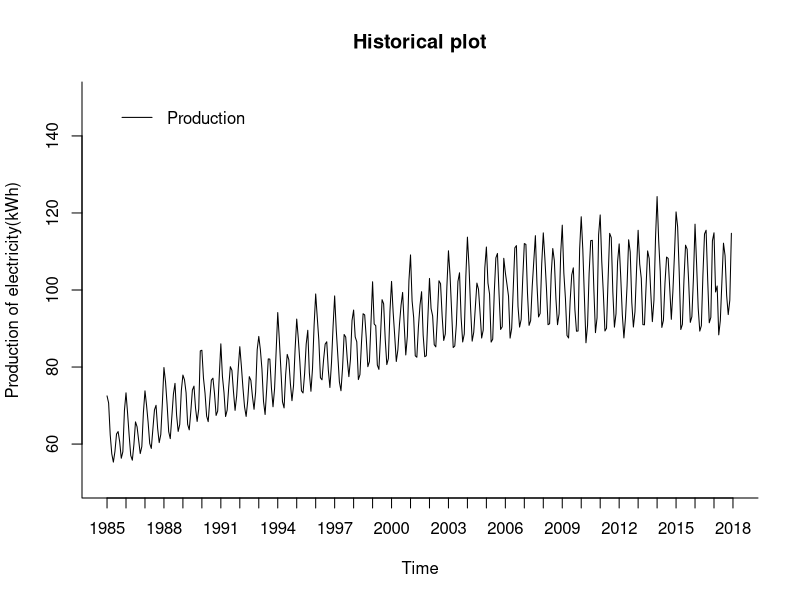
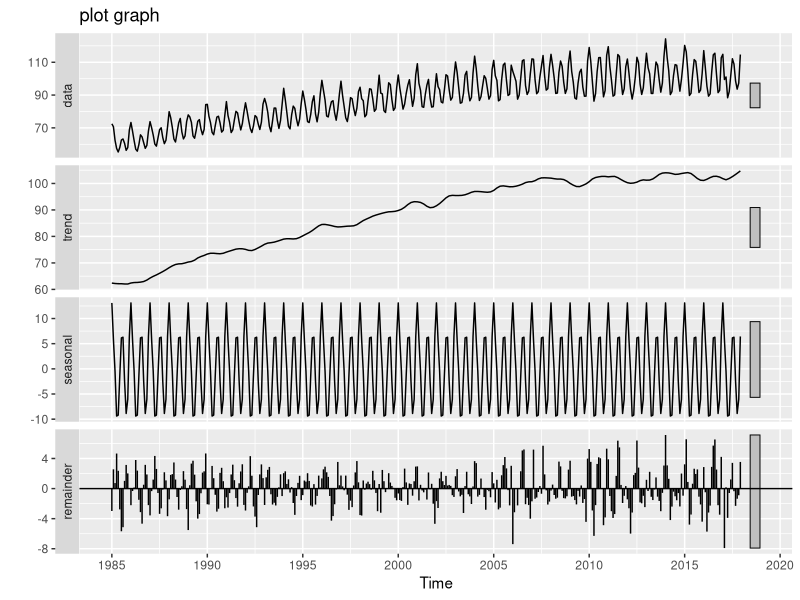
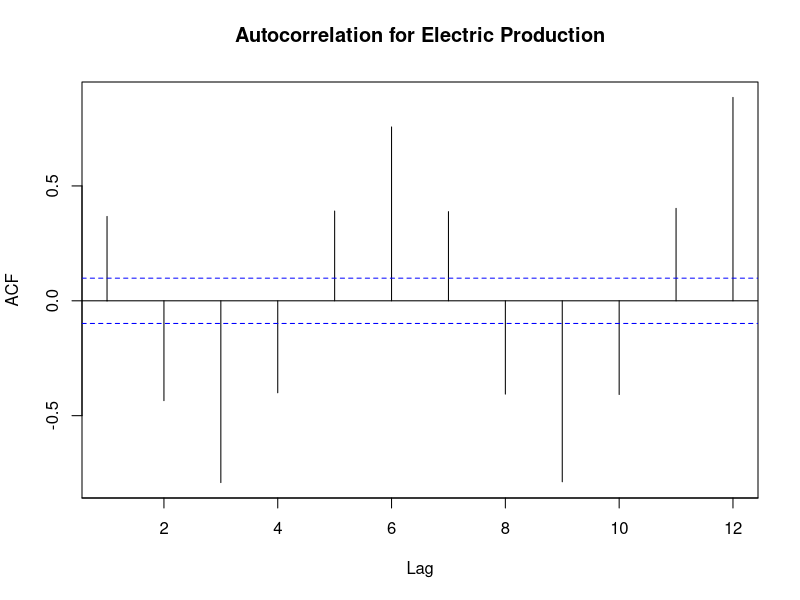
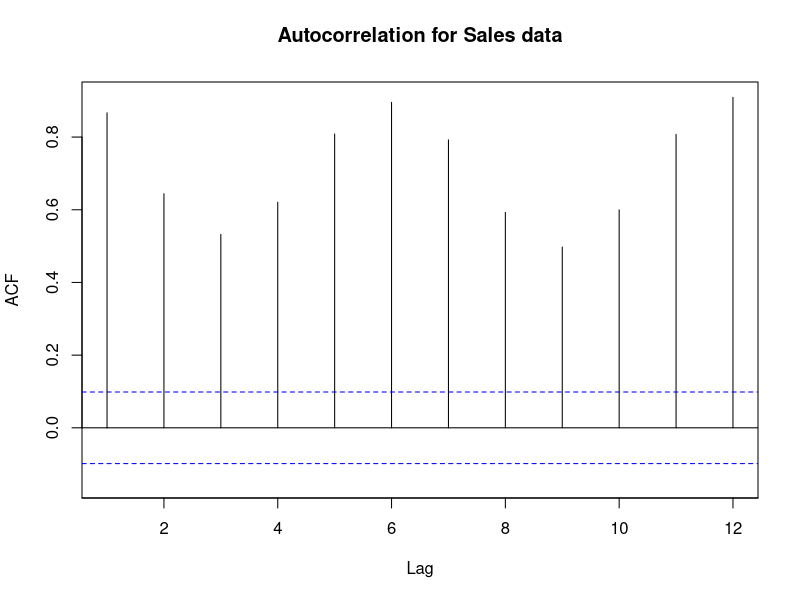
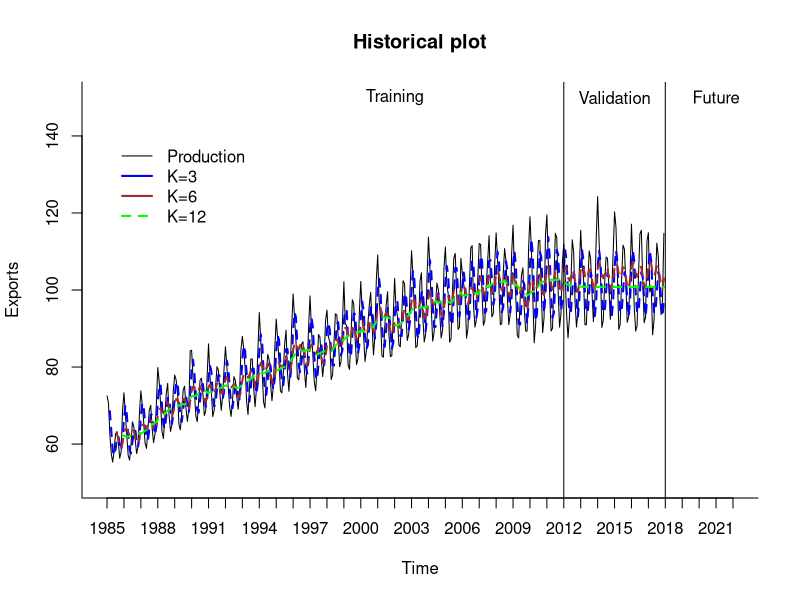
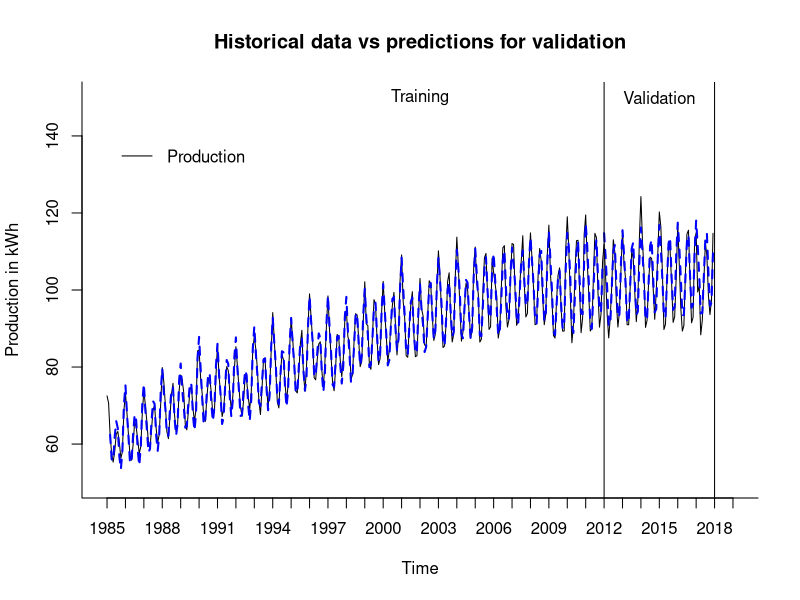
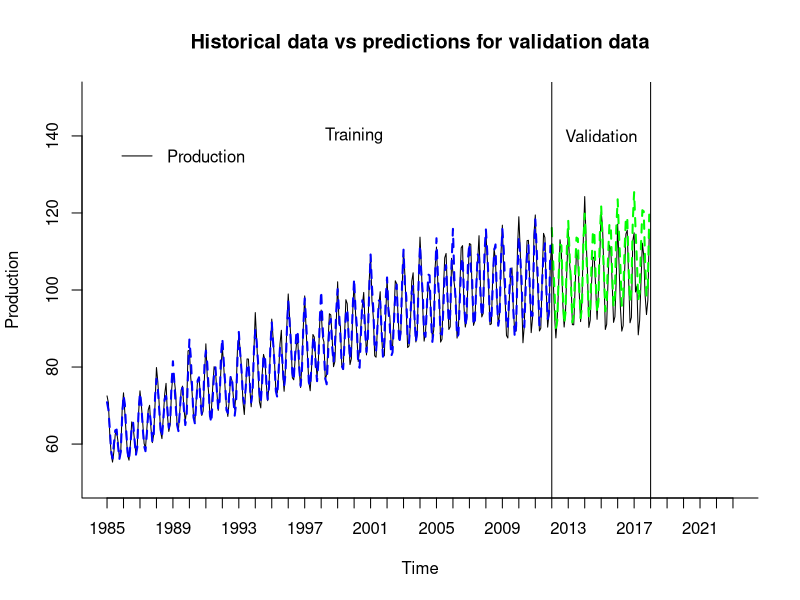
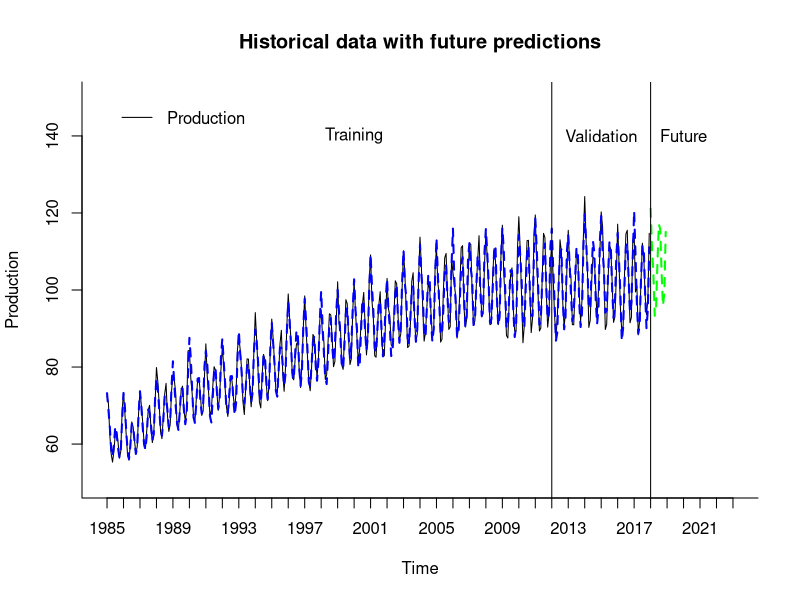

R code for these plots, in order:
library(forecast)
library(zoo)

setwd("C:/Users/STSC/Desktop/BAN 673/project")


# Importing the dataset and looking into the data
electric.data <- read.csv('Electric_Production.csv')
head(electric.data)

#using ts() function converting the csv to timeseries data

electric.data.ts <- ts(electric.data$Value,
                       start=c(1985,1), end=c(2017,12),freq=12)
head(electric.data.ts)
length(electric.data.ts)

##### historical Plot
plot(electric.data.ts, 
     xlab = "Time", ylab = "Production of electricity(kWh)", xaxt = "n",
     ylim = c(50, 150), bty = "l",
     xlim = c(1985, 2018), main = "Historical plot") 
axis(1, at = seq(1985, 2018, 1), labels = format(seq(1985, 2018, 1)))
legend(1985,150, legend = c("Production"), col = c("black"), lty = c(1),
       lwd = c(1), bty = "n")

# Treand, Seasonality and Level plot
electric.st1 <- stl(electric.data.ts, s.window = 'periodic')
autoplot(electric.st1, main = "plot graph")


############## predictability

#### approach 1 -Arima-AR(1)

electric.predictability.ar1<- Arima(electric.data.ts, order = c(1,0,0))
summary(electric.predictability.ar1)

ar1 <- 0.8734
s.e. <- 0.0245
null_mean <- 1
alpha <- 0.05
z.stat <- (ar1-null_mean)/s.e.
z.stat
p.value <- pnorm(z.stat)
p.value
if (p.value<alpha) {
  "Reject null hypothesis"
} else {
  "Accept null hypothesis"
}
###### approach 2 fpr predcitability

first.diff.data <- diff(electric.data.ts, lag = 1)
first.diff.data

Acf(first.diff.data, lag.max = 12, 
    main = "Autocorrelation for Electric Production")

########## autocorrelation plot
autocorr<- Acf(electric.data.ts,lag.max=12,
               main = "Autocorrelation for Sales data")

##########Partitioning the data into training and validation
# total data 1985 to 2017
# training 324 records from 1985 to 2011
# validation 72 records from 2012 to 2017
nValid <- 72
nTrain <- length(electric.data.ts) - nValid
train.ts <- window(electric.data.ts, start = c(1985, 1), end = c(1985, nTrain))
valid.ts <- window(electric.data.ts, start = c(1985, nTrain + 1), 
                   end = c(1985, nTrain + nValid))
head(train.ts)
head(valid.ts)

######### two level Forecasting  with trailing MA ##########
trend.seas <- tslm(train.ts ~ trend+I(trend^2)+season)
summary(trend.seas)
trend.seas.pred <- forecast(trend.seas, h = nValid, level = 0)
trend.seas.pred

#### deciding on window width ######
ma.trailing_3 <- rollmean(train.ts, k = 3, align = "right")
ma.trailing_8 <- rollmean(train.ts, k = 8, align = "right")
ma.trailing_12 <- rollmean(train.ts, k = 12, align = "right")

ma.trail_3.pred <- forecast(ma.trailing_3, h = nValid, level = 0)
ma.trail_3.pred
ma.trail_8.pred <- forecast(ma.trailing_8, h = nValid, level = 0)
ma.trail_8.pred
ma.trail_12.pred <- forecast(ma.trailing_12, h = nValid, level = 0)
ma.trail_12.pred

plot(electric.data.ts, 
     xlab = "Time", ylab = "Exports", xaxt = "n",
     ylim = c(50, 150), bty = "l",
     xlim = c(1985, 2022), main = "Historical plot") 
axis(1, at = seq(1985, 2022, 1), labels = format(seq(1985, 2022, 1)))
lines(ma.trailing_3, col = "blue", lwd = 2, lty = 2)
lines(ma.trail_3.pred$mean, col = "blue", lwd = 2, lty = 2)
lines(ma.trailing_8, col = "brown", lwd = 2, lty = 2)
lines(ma.trail_8.pred$mean, col = "brown", lwd = 2, lty = 2)
lines(ma.trailing_12, col = "green", lwd = 2, lty = 2)
lines(ma.trail_12.pred$mean, col = "green", lwd = 2, lty = 2)

legend(1985,140, legend = c("Production", 
                               "K=3",
                               "K=6", 
                               "K=12"), 
       col = c("black", "blue", "brown", "green"), 
       lty = c(1, 1, 1, 2), lwd =c(1, 2, 2, 2), bty = "n")
#legend(1990,26000, legend = c("Exports"), col = c("black"), lty = c(1),
#       lwd = c(1), bty = "n")

lines(c(2012, 2012), c(0, 3500))
lines(c(2018, 2018), c(0, 3500))
text(2002, 150, "Training")
text(2015, 150, "Validation")
text(2021, 150, "Future")

round(accuracy(ma.trail_3.pred$mean, valid.ts),3)
round(accuracy(ma.trail_8.pred$mean, valid.ts),3)
round(accuracy(ma.trail_12.pred$mean, valid.ts),3)
############# Two -level using window width = 3 ########
# using window width 3
trend.seas.res <- trend.seas$residuals
trend.seas.res

# Apply trailing MA for residuals with window width k = 3
# for training partition.
ma.trail.res <- rollmean(trend.seas.res, k = 3, align = "right")
ma.trail.res

# Create residuals forecast for validation period.
ma.trail.res.pred <- forecast(ma.trail.res, h = nValid, level = 0)
ma.trail.res.pred

fst.2level.train <- trend.seas$fitted.values + ma.trail.res


fst.2level <- trend.seas.pred$mean + ma.trail.res.pred$mean
fst.2level
########## plotting predictions 
plot(electric.data.ts, 
     xlab = "Time", ylab = "Production in kWh", xaxt = "n",
     ylim = c(50, 150), bty = "l",
     xlim = c(1985, 2019), main = "Historical data vs predictions for validation") 
axis(1, at = seq(1985, 2019, 1), labels = format(seq(1985, 2019, 1)))
lines(fst.2level.train, col = "blue", lwd = 2, lty = 2)
lines(fst.2level, col = "blue", lwd = 2, lty = 2)
legend(1985,140, legend = c("Production"), col = c("black"), lty = c(1),
       lwd = c(1), bty = "n")

lines(c(2012, 2012), c(0, 3500))
lines(c(2018, 2018), c(0, 3500))
text(2002, 150, "Training")
text(2015, 150, "Validation")
############ Two - level with quadratic trend
######### with only trend
trend <- tslm(train.ts ~ trend+I(trend^2))
summary(trend)
trend.pred <- forecast(trend, h = nValid, level = 0)
trend.pred
# using window width 3
trend.res <- trend$residuals
trend.res

# Apply trailing MA for residuals with window width k = 3
# for training partition.
ma.trail.trend.res <- rollmean(trend.res, k = 3, align = "right")
ma.trail.trend.res

# Create residuals forecast for validation period.
ma.trail.trend.res.pred <- forecast(ma.trail.trend.res, h = nValid, level = 0)
ma.trail.trend.res.pred

fst.2level.train <- trend$fitted.values + ma.trail.trend.res


fst.2level <- trend.pred$mean + ma.trail.trend.res.pred$mean
fst.2level

round(accuracy(trend.seas.pred$mean + ma.trail.res.pred$mean, valid.ts), 3)
round(accuracy(trend.pred$mean + ma.trail.trend.res.pred$mean, valid.ts), 3)
round(accuracy((snaive(valid.ts))$fitted, valid.ts), 3)

###### for entire data
tot.trend.seas <- tslm(electric.data.ts ~ trend + I(trend^2)  + season)
summary(tot.trend.seas)

# Create regression forecast for future 12 periods.
tot.trend.seas.pred <- forecast(tot.trend.seas, h = 12, level = 0)
tot.trend.seas.pred

# Identify and display regression residuals for entire data set.
tot.trend.seas.res <- tot.trend.seas$residuals
tot.trend.seas.res

# Use trailing MA to forecast residuals for entire data set.
tot.ma.trail.res <- rollmean(tot.trend.seas.res, k = 3, align = "right")
tot.ma.trail.res

# Create forecast for trailing MA residuals for future 12 periods.
tot.ma.trail.res.pred <- forecast(tot.ma.trail.res, h = 12, level = 0)
tot.ma.trail.res.pred

# Develop 2-level forecast for future 12 periods by combining 
# regression forecast and trailing MA for residuals for future
# 12 periods.
tot.fst.2level.train <- tot.trend.seas$fitted.values + tot.ma.trail.res
tot.fst.2level <- tot.trend.seas.pred$mean + tot.ma.trail.res.pred$mean
tot.fst.2level

######## accuracy measures #########
round(accuracy(tot.trend.seas.pred$fitted + tot.ma.trail.res.pred$fitted, electric.data.ts), 3)
round(accuracy((snaive(electric.data.ts))$fitted, electric.data.ts), 3)
round(accuracy((naive(electric.data.ts))$fitted, electric.data.ts), 3)

######### holt winters ##########
HW.ZZZ <- ets(train.ts, model = "ZZZ")
HW.ZZZ 

# Use forecast() function to make predictions using this HW model for
# 12 month into the future.
HW.ZZZ.pred <- forecast(HW.ZZZ, h = nValid , level = 0)
HW.ZZZ.pred

plot(electric.data.ts, 
     xlab = "Time", ylab = "Production", xaxt = "n",
     ylim = c(50, 150), bty = "l",
     xlim = c(1985, 2023), main = "Historical data vs predictions for validation data") 
axis(1, at = seq(1985, 2023, 1), labels = format(seq(1985, 2023, 1)))
lines(HW.ZZZ$fitted, col = "blue", lwd = 2, lty = 2)
lines(HW.ZZZ.pred$mean, col = "Green", lwd = 2, lty = 2)
legend(1985,140, legend = c("Production"), col = c("black"), lty = c(1),
       lwd = c(1), bty = "n")

lines(c(2012, 2012), c(0, 3500))
lines(c(2018, 2018), c(0, 3500))
text(2000, 140, "Training")
text(2015, 140, "Validation")

########### entire data

############### zzz for entire dataset
HW.ZZZ.entire <- ets(electric.data.ts, model = "ZZZ")
HW.ZZZ.entire 

# Use forecast() function to make predictions using this HW model for
# 12 month into the future.
HW.ZZZ.entire.pred <- forecast(HW.ZZZ.entire, h = 12 , level = 0)
HW.ZZZ.entire.pred

########## plotting future predictions

plot(electric.data.ts, 
     xlab = "Time", ylab = "Production", xaxt = "n",
     ylim = c(50, 150), bty = "l",
     xlim = c(1985, 2023), main = "Historical data with future predictions") 
axis(1, at = seq(1985, 2023, 1), labels = format(seq(1985, 2023, 1)))
lines(HW.ZZZ.entire$fitted, col = "blue", lwd = 2, lty = 2)
lines(HW.ZZZ.entire.pred$mean, col = "Green", lwd = 2, lty = 2)
legend(1985,150, legend = c("Production"), col = c("black"), lty = c(1),
       lwd = c(1), bty = "n")

lines(c(2012, 2012), c(0, 350))
lines(c(2018, 2018), c(0, 350))
text(2000, 140, "Training")
text(2015, 140, "Validation")
text(2020,140, "Future")

############ accuracy
round(accuracy((snaive(electric.data.ts))$fitted, electric.data.ts), 3)
round(accuracy((naive(electric.data.ts))$fitted, electric.data.ts), 3)
round(accuracy(HW.ZZZ.entire.pred$fitted, electric.data.ts), 3)

###### auto.arima()
train.auto.arima <- auto.arima(train.ts)
summary(train.auto.arima)

# Apply forecast() function to make predictions for ts with 
# auto ARIMA model in validation set.  
train.auto.arima.pred <- forecast(train.auto.arima, h = nValid, level = 0)
train.auto.arima.pred


######## plotting the predictions
plot(electric.data.ts, 
     xlab = "Time", ylab = "Production", xaxt = "n",
     ylim = c(50, 150), bty = "l",
     xlim = c(1985, 2023), main = "Historical data with future predictions") 
axis(1, at = seq(1985, 2023, 1), labels = format(seq(1985, 2023, 1)))

lines(train.auto.arima$fitted, col = "blue", lwd = 2, lty = 2)
lines(train.auto.arima.pred$mean, col = "blue", lwd = 2, lty = 2)
legend(1985,150, legend = c("Production"), col = c("black"), lty = c(1),
       lwd = c(1), bty = "n")

lines(c(2012, 2012), c(0, 350))
lines(c(2018, 2018), c(0, 350))
text(2000, 140, "Training")
text(2015, 140, "Validation")

##### entire data

entire.auto.arima <- auto.arima(electric.data.ts)
summary(entire.auto.arima)

# Apply forecast() function to make predictions for ts with 
# auto ARIMA model in validation set.  
entire.auto.arima.pred <- forecast(entire.auto.arima, h = 12, level = 0)
entire.auto.arima.pred

entire.300.arima <- Arima(electric.data.ts, order = c(3,0,0),seasonal = c(0,1,1)) 
summary(entire.300.arima)

entire.300.arima.pred <- forecast(entire.300.arima, h = 12, level = 0)
entire.300.arima.pred

####### plotting the predictions
plot(electric.data.ts, 
     xlab = "Time", ylab = "Production", xaxt = "n",
     ylim = c(50, 150), bty = "l",
     xlim = c(1985, 2023), main = "Historical data with future predictions") 
axis(1, at = seq(1985, 2023, 1), labels = format(seq(1985, 2023, 1)))
lines(entire.300.arima$fitted, col = "brown", lwd = 2, lty = 2)
lines(entire.300.arima.pred$mean, col = "brown", lwd = 2, lty = 2)
lines(entire.auto.arima$fitted, col = "blue", lwd = 2, lty = 2)
lines(entire.auto.arima.pred$mean, col = "blue", lwd = 2, lty = 2)
legend(1985,150, legend = c("Production", 
                               "ARIMA(2,1,1)",
                               "ARIMA(3,0,0)"), 
       col = c("black", "blue", "brown"), 
       lty = c(1, 1, 1), lwd =c(1, 2, 2), bty = "n")
lines(c(2012, 2012), c(0, 350))
lines(c(2018, 2018), c(0, 350))
text(2007, 140, "Training")
text(2015, 140, "Validation")
text(2020,140, "Future")
########## accuracy measures

round(accuracy(entire.auto.arima.pred$fitted, electric.data.ts), 3)
round(accuracy(entire.300.arima.pred$fitted, electric.data.ts), 3)
round(accuracy((snaive(electric.data.ts))$fitted, electric.data.ts), 3)
round(accuracy((naive(electric.data.ts))$fitted, electric.data.ts), 3)

